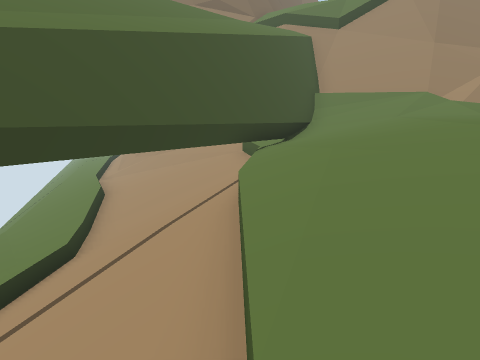
View 1 (above)

12 first-person views from a walk through a scene from a Unity 3-D project. The camera is 1.5 m above the floor, tilts 10° down and sees 70° across. The floor is counted in squares, 1 m on a side. Each view is taken from the middle of a square. On the plan, view 1 faces up. The plan holds only what a view shows up to about 16 squares ahead; the rest is blank. The place goes on beyond the plan.

View 2
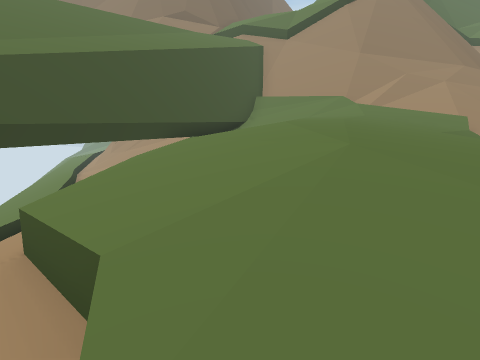

View 3
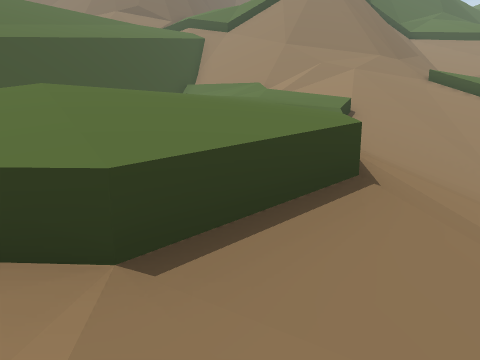

View 4
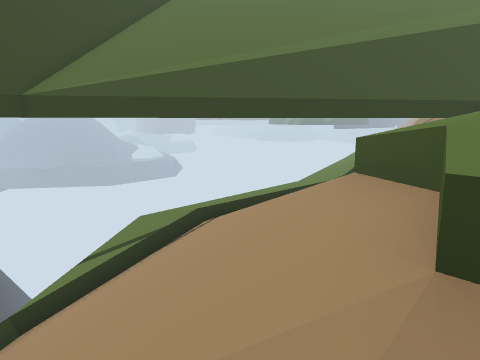

View 5
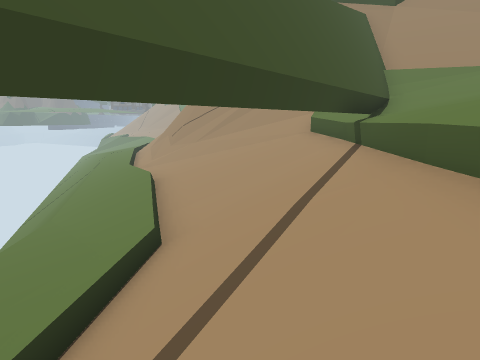

View 6
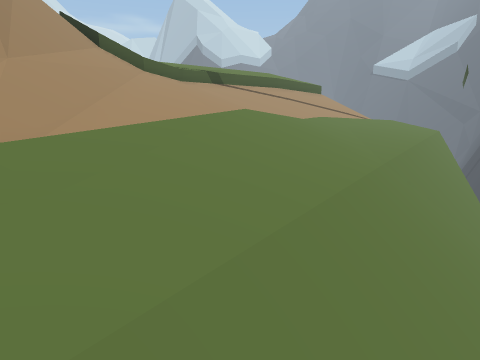

View 7
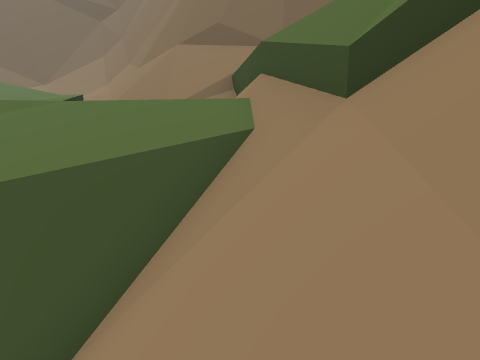

View 8
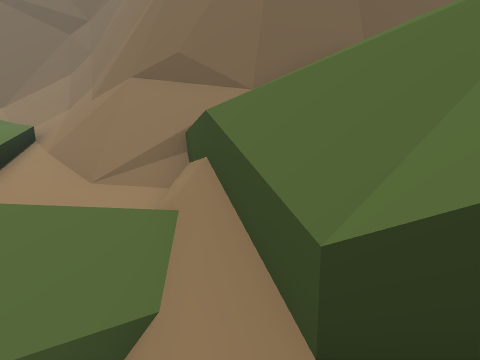

View 9
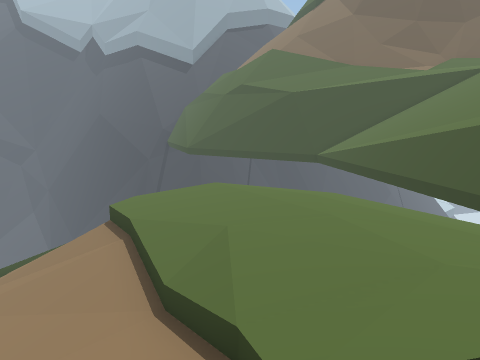

View 10
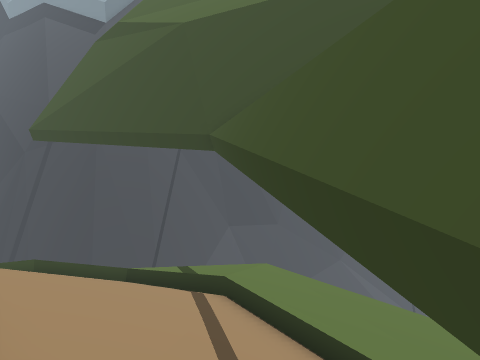

View 11
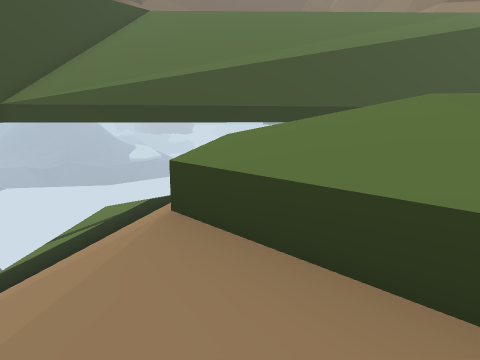

View 12
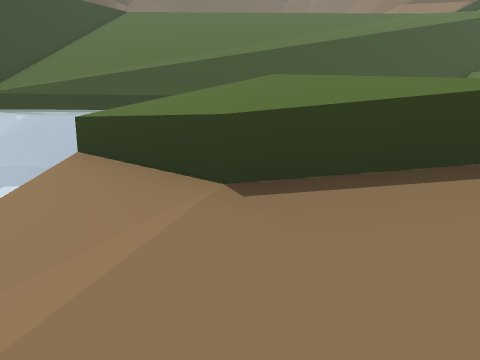

### Floor plan
Key: @ floor where view 1 was taken; # wall or solid block; x gap in a wall; . main floor; - floor 0.75 m lower than the main floor; _ floor 3 m lower than the main floor; : floor 3.25 m higher than the main floor; + floor 4 m higher than the main floor; * floor 5 m higher than the main floor; % floor 5.75 m higher than the main floor; / step, stairs or slope; = window, fence, low wall or low ledge; v drop or lower ground.
Columns run from 11 left of view 1 to 10 right of it. Each row starts with its distance up from view 1.
 24              ##
 23              #
 22             ##
 21            ###
 20      ###  ###
 19      #=####=
 18      /******+
 17  //_/////+++:===%
 16 //// /////:::+#==v
 15 ///// ////// ##//=
 14 ///// ///////#=//#=###
 13 ////// //////x=///#===
 12   //// //////#////////
 11   ///// ////=#////////
 10   //////////=.////////
  9   /////////#=.....////
  8   ///_/ ///=-......///
  7    //__/ /=#-......///
  6    //__///=/-......///
  5     /__//#//......////
  4     /__/////......////
  3      /_#////......///
  2       _/////-....-///
  1       //////-....////
  0       /////@/-..-////
 -1       v//////---/////
 -2        ///////////
 -3        v    //////
 -4         v/
 -5          v
 -6                  vvv

Where each view was taken, in squares from view 1:
view 1: 0 up, 0 right, facing up
view 2: 2 down, 2 right, facing up
view 3: 3 down, 5 right, facing up
view 4: 3 down, 2 right, facing up-left
view 5: 1 up, 2 left, facing up
view 6: 17 up, 10 left, facing down-right
view 7: 13 up, 6 right, facing up-left
view 8: 15 up, 5 right, facing up-left
view 9: 9 up, 10 right, facing down-left
view 10: 6 up, 0 right, facing down-left
view 11: 3 down, 4 right, facing up-left
view 12: 3 down, 6 right, facing up-left
